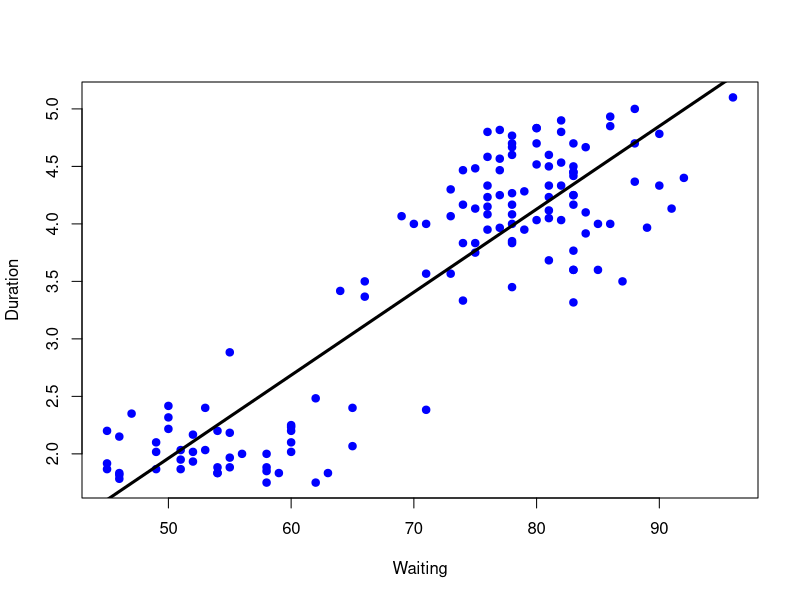
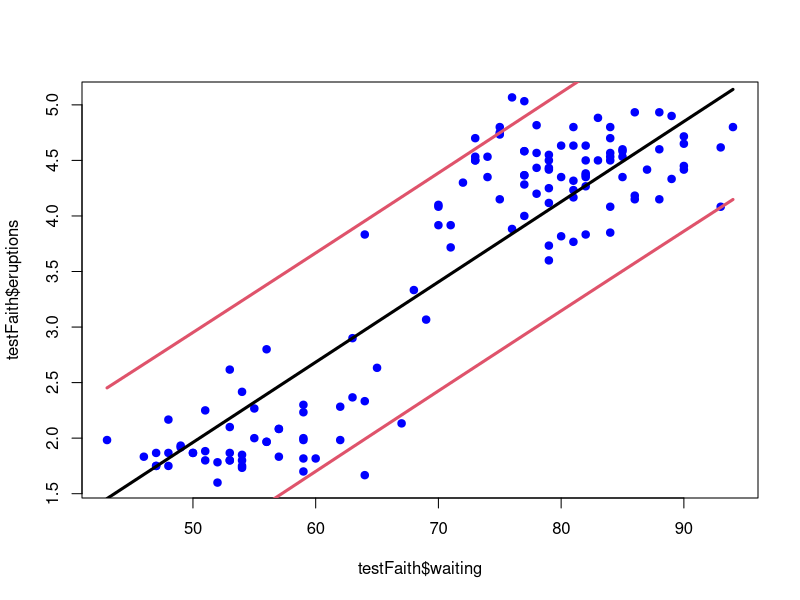

Write the R code that produced these figures, in order.
#--------------Predicting with Linear Regression-------------------------

# Load library
library(caret)

# Load Data
data(faithful)
# View faithful Data
View(faithful)
set.seed(333)

# Get Training Data
inTrain <- createDataPartition(y=faithful$waiting,p=0.5,list=FALSE)
trainFaith<-faithful[inTrain,]

# Get Testing Data
testFaith<-faithful[-inTrain,]

# View some columns of the Training data
head(trainFaith)


# plot a Model Fit
plot(trainFaith$waiting,trainFaith$eruptions,pch=19,col="blue",xlab="Waiting",ylab="Duration")

# Fit a linear Model
lm_model<-lm(eruptions~waiting,data=trainFaith)
summary(lm_model)

# fit a line along the points
lines(trainFaith$waiting,lm_model$fitted,lwd=3)

# Predict a new value
newdata<-data.frame(waiting = 80)
predict(lm_model,newdata)

# Prediction Intervals
pred1<-predict(lm_model,newdata = testFaith,interval="prediction")
ord<-order(testFaith$waiting)
plot(testFaith$waiting,testFaith$eruptions,pch=19,col="blue")
matlines(testFaith$waiting[ord],pred1[ord,],type="l",col=c(1,2,2),lty=c(1,1,1),lwd=3)

